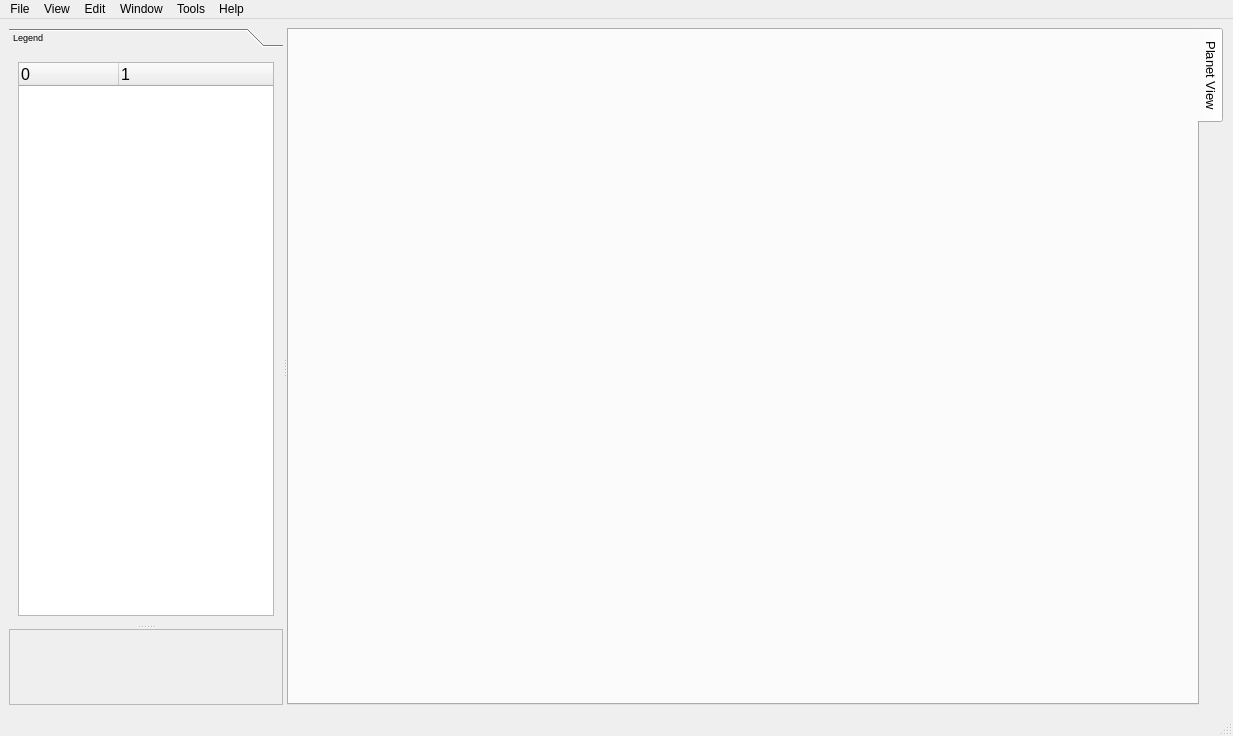
<ui version="4.0" >
 <class>ossimPlanetQtMainWindow</class>
 <widget class="QMainWindow" name="ossimPlanetQtMainWindow" >
  <property name="geometry" >
   <rect>
    <x>0</x>
    <y>0</y>
    <width>1233</width>
    <height>736</height>
   </rect>
  </property>
  <property name="windowTitle" >
   <string>OSSIM Planetary Visualization</string>
  </property>
  <widget class="QWidget" name="centralwidget" >
   <layout class="QVBoxLayout" >
    <item>
     <widget class="QSplitter" name="canvasLegendSplit" >
      <property name="sizePolicy" >
       <sizepolicy vsizetype="Expanding" hsizetype="Expanding" >
        <horstretch>0</horstretch>
        <verstretch>0</verstretch>
       </sizepolicy>
      </property>
      <property name="frameShape" >
       <enum>QFrame::NoFrame</enum>
      </property>
      <property name="frameShadow" >
       <enum>QFrame::Plain</enum>
      </property>
      <property name="lineWidth" >
       <number>1</number>
      </property>
      <property name="orientation" >
       <enum>Qt::Horizontal</enum>
      </property>
      <widget class="QSplitter" name="legendOverviewSplit" >
       <property name="sizePolicy" >
        <sizepolicy vsizetype="Expanding" hsizetype="Expanding" >
         <horstretch>0</horstretch>
         <verstretch>0</verstretch>
        </sizepolicy>
       </property>
       <property name="minimumSize" >
        <size>
         <width>0</width>
         <height>0</height>
        </size>
       </property>
       <property name="orientation" >
        <enum>Qt::Vertical</enum>
       </property>
       <widget class="QToolBox" name="toolBox" >
        <property name="sizePolicy" >
         <sizepolicy vsizetype="Preferred" hsizetype="Preferred" >
          <horstretch>0</horstretch>
          <verstretch>0</verstretch>
         </sizepolicy>
        </property>
        <property name="font" >
         <font>
          <family>Arial</family>
          <pointsize>7</pointsize>
          <weight>50</weight>
          <italic>false</italic>
          <bold>false</bold>
          <underline>false</underline>
          <strikeout>false</strikeout>
         </font>
        </property>
        <property name="frameShape" >
         <enum>QFrame::NoFrame</enum>
        </property>
        <property name="frameShadow" >
         <enum>QFrame::Raised</enum>
        </property>
        <property name="currentIndex" >
         <number>0</number>
        </property>
        <widget class="QWidget" name="legendPage" >
         <property name="geometry" >
          <rect>
           <x>0</x>
           <y>0</y>
           <width>280</width>
           <height>561</height>
          </rect>
         </property>
         <attribute name="label" >
          <string>Legend</string>
         </attribute>
         <layout class="QHBoxLayout" >
          <item>
           <widget class="ossimPlanetQtLegend" name="thePlanetLegend" >
            <property name="font" >
             <font>
              <family>Arial</family>
              <pointsize>12</pointsize>
              <weight>50</weight>
              <italic>false</italic>
              <bold>false</bold>
              <underline>false</underline>
              <strikeout>false</strikeout>
             </font>
            </property>
            <property name="autoFillBackground" >
             <bool>false</bool>
            </property>
            <property name="verticalScrollBarPolicy" >
             <enum>Qt::ScrollBarAsNeeded</enum>
            </property>
            <property name="horizontalScrollBarPolicy" >
             <enum>Qt::ScrollBarAsNeeded</enum>
            </property>
            <property name="autoScroll" >
             <bool>true</bool>
            </property>
            <property name="indentation" >
             <number>15</number>
            </property>
            <property name="rootIsDecorated" >
             <bool>true</bool>
            </property>
            <property name="columnCount" >
             <number>2</number>
            </property>
            <column>
             <property name="text" >
              <string>0</string>
             </property>
            </column>
            <column>
             <property name="text" >
              <string>1</string>
             </property>
            </column>
           </widget>
          </item>
         </layout>
        </widget>
       </widget>
       <widget class="QFrame" name="overviewFrame" >
        <property name="frameShape" >
         <enum>QFrame::StyledPanel</enum>
        </property>
        <property name="frameShadow" >
         <enum>QFrame::Raised</enum>
        </property>
       </widget>
      </widget>
      <widget class="QTabWidget" name="tabWidget" >
       <property name="sizePolicy" >
        <sizepolicy vsizetype="Expanding" hsizetype="Expanding" >
         <horstretch>1</horstretch>
         <verstretch>0</verstretch>
        </sizepolicy>
       </property>
       <property name="minimumSize" >
        <size>
         <width>0</width>
         <height>0</height>
        </size>
       </property>
       <property name="font" >
        <font>
         <family>Arial</family>
         <pointsize>10</pointsize>
         <weight>50</weight>
         <italic>false</italic>
         <bold>false</bold>
         <underline>false</underline>
         <strikeout>false</strikeout>
        </font>
       </property>
       <property name="tabPosition" >
        <enum>QTabWidget::East</enum>
       </property>
       <property name="tabShape" >
        <enum>QTabWidget::Rounded</enum>
       </property>
       <widget class="QWidget" name="Planet View" >
        <attribute name="title" >
         <string>Planet View</string>
        </attribute>
       </widget>
      </widget>
     </widget>
    </item>
   </layout>
  </widget>
  <widget class="QMenuBar" name="menubar" >
   <property name="geometry" >
    <rect>
     <x>0</x>
     <y>0</y>
     <width>1233</width>
     <height>22</height>
    </rect>
   </property>
   <widget class="QMenu" name="menuEdit" >
    <property name="title" >
     <string>Edit</string>
    </property>
    <addaction name="editLayerOperation" />
   </widget>
   <widget class="QMenu" name="menuTools" >
    <property name="title" >
     <string>Tools</string>
    </property>
    <addaction name="toolsRuler" />
   </widget>
   <widget class="QMenu" name="menuWindow" >
    <property name="title" >
     <string>Window</string>
    </property>
    <addaction name="actionActivity" />
    <addaction name="actionMessageLog" />
   </widget>
   <widget class="QMenu" name="menuHelp" >
    <property name="title" >
     <string>Help</string>
    </property>
    <addaction name="helpAbout" />
   </widget>
   <widget class="QMenu" name="menuView" >
    <property name="title" >
     <string>View</string>
    </property>
    <addaction name="viewToggleFullScreen" />
    <addaction name="separator" />
    <addaction name="viewBookmark" />
    <addaction name="viewGotoLatLon" />
    <addaction name="viewGotoAddress" />
    <addaction name="separator" />
    <addaction name="viewStartRecordingAnimationPath" />
    <addaction name="viewStopRecordingAnimationPath" />
    <addaction name="viewPlayAnimationPath" />
    <addaction name="separator" />
    <addaction name="viewRefreshTextures" />
    <addaction name="viewRefreshAll" />
    <addaction name="separator" />
    <addaction name="viewSyncLocation" />
   </widget>
   <widget class="QMenu" name="menuFile" >
    <property name="title" >
     <string>File</string>
    </property>
    <addaction name="filePreferences" />
    <addaction name="separator" />
    <addaction name="fileOpenImage" />
    <addaction name="fileOpenVideo" />
    <addaction name="fileOpenWms" />
    <addaction name="fileOpenKml" />
    <addaction name="openSession" />
    <addaction name="separator" />
    <addaction name="saveSession" />
    <addaction name="saveSessionAs" />
    <addaction name="separator" />
    <addaction name="fileSaveViewAsJpeg" />
    <addaction name="fileSaveViewAsPng" />
    <addaction name="fileSaveViewAsTiff" />
    <addaction name="separator" />
    <addaction name="fileSaveAnimationPath" />
    <addaction name="fileLoadAnimationPath" />
    <addaction name="separator" />
    <addaction name="fileQuit" />
   </widget>
   <addaction name="menuFile" />
   <addaction name="menuView" />
   <addaction name="menuEdit" />
   <addaction name="menuWindow" />
   <addaction name="menuTools" />
   <addaction name="menuHelp" />
  </widget>
  <widget class="QStatusBar" name="statusbar" />
  <action name="fileOpenImage" >
   <property name="text" >
    <string>Open Image</string>
   </property>
  </action>
  <action name="fileOpenWms" >
   <property name="text" >
    <string>Open Wms</string>
   </property>
  </action>
  <action name="viewGotoLatLon" >
   <property name="text" >
    <string>Goto Lat Lon</string>
   </property>
  </action>
  <action name="viewGotoAddress" >
   <property name="text" >
    <string>Goto Address</string>
   </property>
  </action>
  <action name="filePreferences" >
   <property name="text" >
    <string>Preferences</string>
   </property>
  </action>
  <action name="viewToggleFullScreen" >
   <property name="text" >
    <string>Toggle Full Screen</string>
   </property>
   <property name="iconText" >
    <string>Toggle Full Screen</string>
   </property>
   <property name="toolTip" >
    <string>Toggle Full Screen</string>
   </property>
  </action>
  <action name="editLayerOperation" >
   <property name="text" >
    <string>Layer Operation</string>
   </property>
  </action>
  <action name="actionActivity" >
   <property name="text" >
    <string>Activity</string>
   </property>
  </action>
  <action name="resetStats" >
   <property name="text" >
    <string>Reset Stats</string>
   </property>
  </action>
  <action name="saveSession" >
   <property name="text" >
    <string>Save</string>
   </property>
  </action>
  <action name="openSession" >
   <property name="text" >
    <string>Open Session</string>
   </property>
  </action>
  <action name="saveSessionAs" >
   <property name="text" >
    <string>Save as</string>
   </property>
  </action>
  <action name="toolsRuler" >
   <property name="text" >
    <string>Ruler</string>
   </property>
  </action>
  <action name="fileQuit" >
   <property name="text" >
    <string>Quit</string>
   </property>
  </action>
  <action name="viewRefreshTextures" >
   <property name="text" >
    <string>Refresh textures</string>
   </property>
  </action>
  <action name="viewRefreshAll" >
   <property name="text" >
    <string>Refresh All</string>
   </property>
  </action>
  <action name="helpAbout" >
   <property name="text" >
    <string>About</string>
   </property>
  </action>
  <action name="actionJpeg" >
   <property name="text" >
    <string>Jpeg</string>
   </property>
  </action>
  <action name="fileSaveViewAsJpeg" >
   <property name="text" >
    <string>Save View As JPEG</string>
   </property>
   <property name="iconText" >
    <string>Save View As JPEG</string>
   </property>
   <property name="toolTip" >
    <string>Save View As JPEG</string>
   </property>
  </action>
  <action name="fileSaveViewAsPng" >
   <property name="text" >
    <string>Save View As PNG</string>
   </property>
  </action>
  <action name="viewSaveAsTiff" >
   <property name="text" >
    <string>TIFF</string>
   </property>
  </action>
  <action name="fileSaveViewAsTiff" >
   <property name="text" >
    <string>Save View As TIFF</string>
   </property>
   <property name="iconText" >
    <string>Save View As TIFF</string>
   </property>
   <property name="toolTip" >
    <string>Save View As TIFF</string>
   </property>
  </action>
  <action name="viewStartRecordingAnimationPath" >
   <property name="text" >
    <string>Start Recording Animation Path</string>
   </property>
  </action>
  <action name="viewStopRecordingAnimationPath" >
   <property name="text" >
    <string>Stop Recording Animation Path</string>
   </property>
  </action>
  <action name="actionSave_Recording" >
   <property name="text" >
    <string>Save Current Recording</string>
   </property>
  </action>
  <action name="fileSaveAnimationPath" >
   <property name="enabled" >
    <bool>false</bool>
   </property>
   <property name="text" >
    <string>Save Animation Path</string>
   </property>
  </action>
  <action name="fileLoadAnimationPath" >
   <property name="enabled" >
    <bool>false</bool>
   </property>
   <property name="text" >
    <string>Load Animation Path</string>
   </property>
  </action>
  <action name="viewPlayAnimationPath" >
   <property name="text" >
    <string>Play Animation Path</string>
   </property>
  </action>
  <action name="viewSyncGoto" >
   <property name="text" >
    <string>Goto</string>
   </property>
  </action>
  <action name="viewSyncSet" >
   <property name="text" >
    <string>Set</string>
   </property>
  </action>
  <action name="viewSyncLocation" >
   <property name="text" >
    <string>Sync Location</string>
   </property>
  </action>
  <action name="fileOpenKml" >
   <property name="text" >
    <string>Open Kml</string>
   </property>
  </action>
  <action name="actionMessageLog" >
   <property name="text" >
    <string>Message Log</string>
   </property>
  </action>
  <action name="fileOpenVideo" >
   <property name="text" >
    <string>Open Video</string>
   </property>
  </action>
  <action name="viewBookmark" >
   <property name="text" >
    <string>Bookmark</string>
   </property>
  </action>
 </widget>
 <customwidgets>
  <customwidget>
   <class>ossimPlanetQtLegend</class>
   <extends>QTreeWidget</extends>
   <header>ossimPlanetQt/ossimPlanetQtLegend.h</header>
  </customwidget>
 </customwidgets>
 <resources/>
 <connections/>
</ui>
